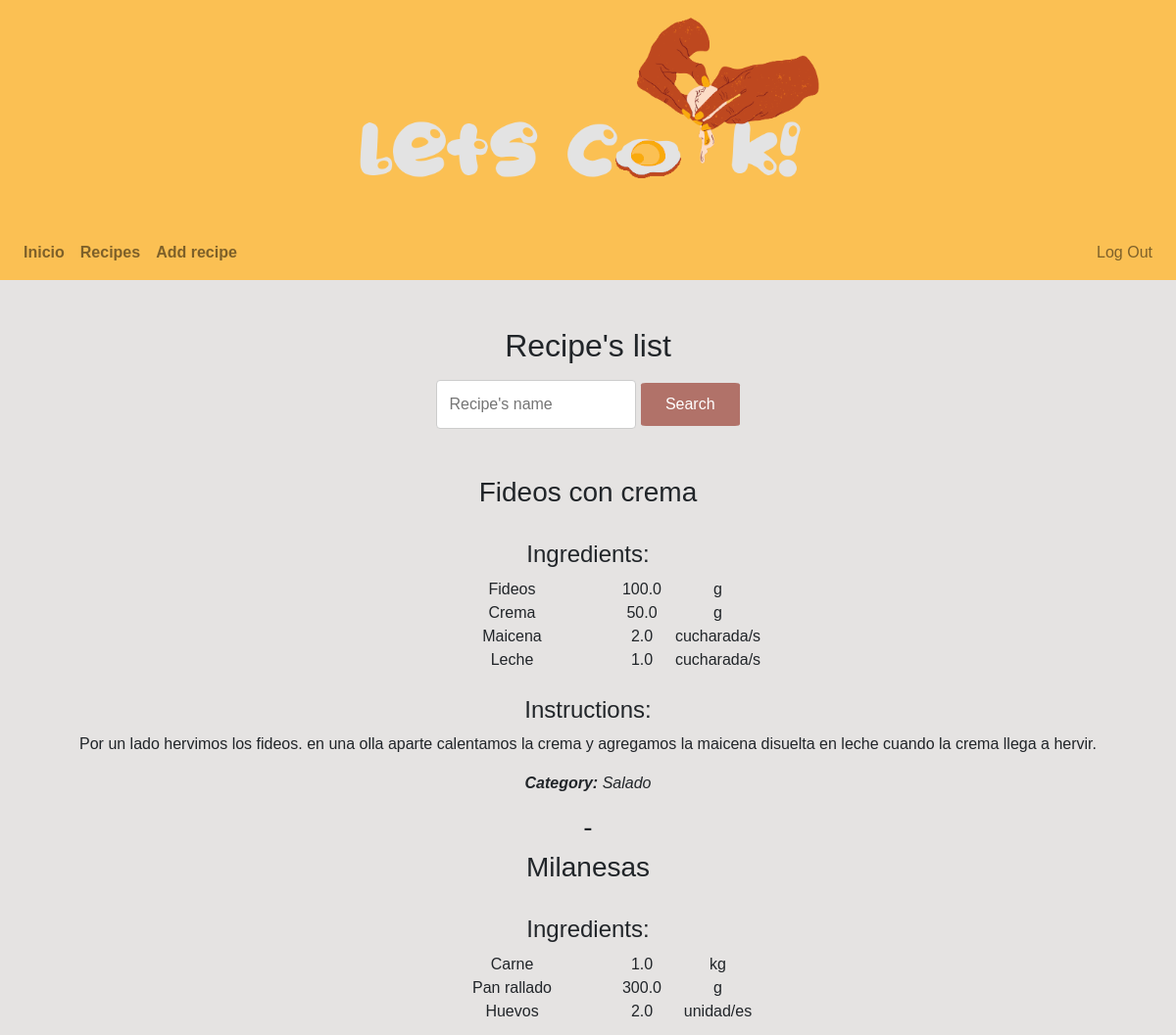
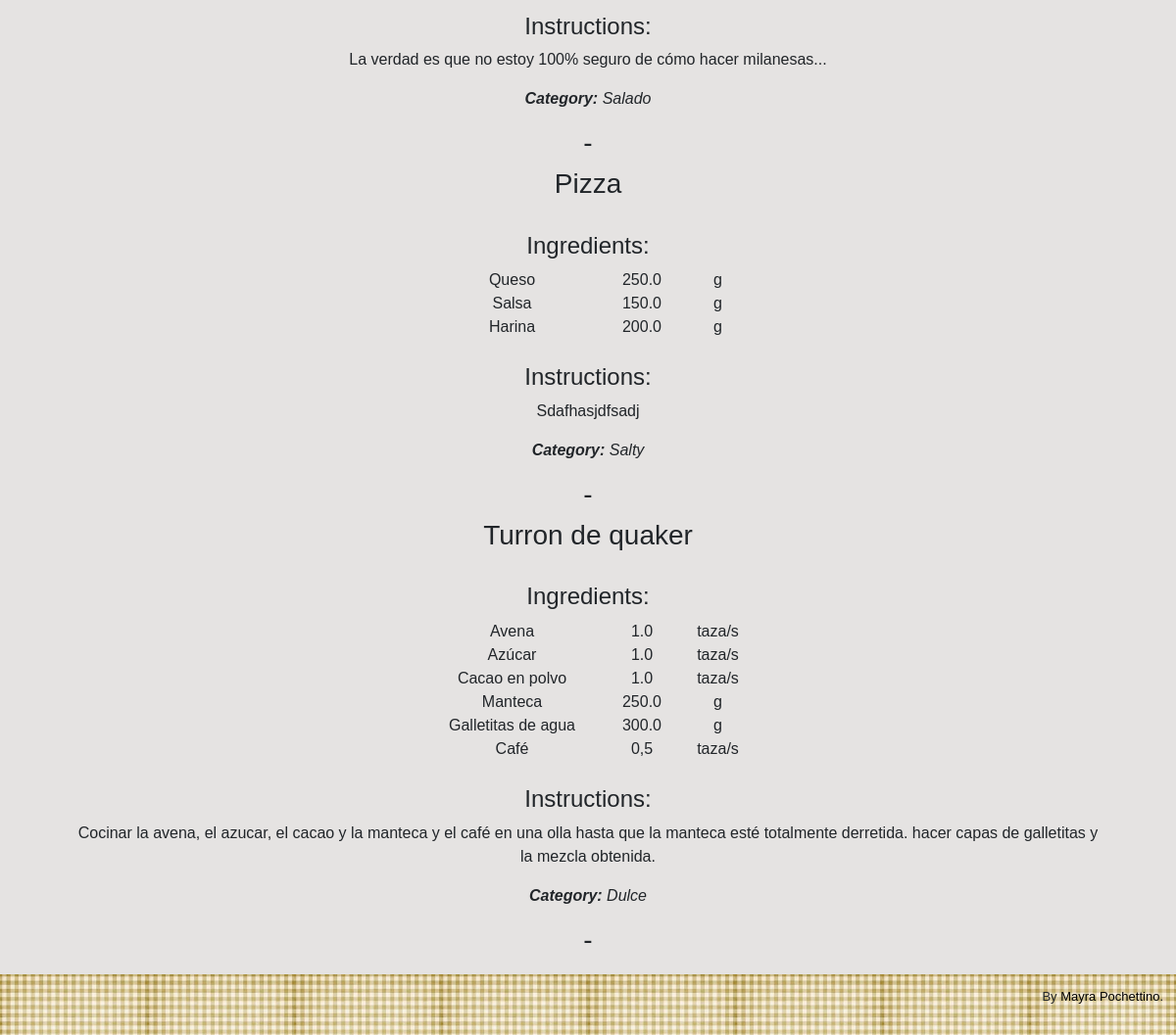
The app's page /recipeslist (signed in) with its own data (2 pictures, top to bottom).
### tables this page shows
CREATE TABLE recipes (id integer NOT NULL, name TEXT NOT NULL, category VARCHAR(10), instructions TEXT NOT NULL, PRIMARY KEY(id) );

CREATE TABLE ingredients (id integer NOT NULL, name TEXT NOT NULL, PRIMARY KEY(id) );

CREATE TABLE RecipeIngredients(recipe_id INTEGER NOT NULL, ingredient_id INTEGER NOT NULL, measure_id INTEGER, amount FLOAT NOT NULL, FOREIGN KEY(recipe_id) REFERENCES recipes(id), FOREIGN KEY(ingredient_id) REFERENCES ingredients(id), FOREIGN KEY(measure_id) REFERENCES measures(id) );

CREATE TABLE measures (id integer NOT NULL, name VARCHAR(15), PRIMARY KEY(id) );

### app.py (the view)
@app.route("/recipeslist", methods=["GET", "POST"])
@login_required
def recipeslist():
    if request.method == "POST":
        name=request.form.get("search").lower()
        print(name)
        data_recipe_ids = db.execute('SELECT id FROM recipes WHERE LOWER(name) LIKE (?) ', ["%"+name+"%"]).fetchall()
        recipe_ids = [id[0] for id in data_recipe_ids]
        print(recipe_ids)
        resultRecipes = []
        for i in recipe_ids:
            data_amounts=db.execute("SELECT amount FROM RecipeIngredients WHERE recipe_id=?", [i]).fetchall()
            amounts=[a[0] for a in data_amounts]
            data_ingredient_ids=db.execute("SELECT ingredient_id FROM RecipeIngredients WHERE recipe_id=?", [i]).fetchall()
            ingredient_ids=[i[0] for i in data_ingredient_ids]
            data_measure_ids=db.execute("SELECT measure_id FROM RecipeIngredients WHERE recipe_id=?", [i]).fetchall()
            measure_ids=[a[0] for a in data_measure_ids]
            ingredientRecipe=[]
            measureRecipe=[]
            for x, y in zip(ingredient_ids, measure_ids):
                adding=db.execute("SELECT name FROM ingredients WHERE id=?", [x]).fetchone()
                ingredientRecipe.append(adding)
                addmeasure=db.execute("SELECT name FROM measures WHERE id=?", [y]).fetchone()
                measureRecipe.append(addmeasure)
            name=db.execute("SELECT name FROM recipes WHERE id=?", [i]).fetchone()
            instructions=db.execute("SELECT instructions FROM recipes WHERE id=?", [i]).fetchone()
            category=db.execute("SELECT category FROM recipes WHERE id=?", [i]).fetchone()
            resultRecipe={
                "name": name,
                "ingredients": ingredientRecipe,
                "amounts": amounts,
                "measures": measureRecipe,
                "instructions": instructions,
                "category": category
                }
            resultRecipes.append(resultRecipe)
        return render_template("search.html", resultRecipes=resultRecipes)
    else:
        data_recipe_ids = db.execute('SELECT id FROM recipes ORDER BY UPPER(name)').fetchall()
        recipe_ids = [id[0] for id in data_recipe_ids]
        print(recipe_ids)
        resultRecipes = []
        for i in recipe_ids:
            data_amounts = db.execute('SELECT amount FROM RecipeIngredients WHERE recipe_id=?', [i])
            amounts = [a[0] for a in data_amounts]
            data_ingredient_ids = db.execute('SELECT ingredient_id FROM RecipeIngredients WHERE recipe_id=?', [i])
            ingredient_ids = [i[0] for i in data_ingredient_ids]
            data_measure_ids = db.execute('SELECT measure_id FROM RecipeIngredients WHERE recipe_id=?', [i])
            measure_ids = [m[0] for m in data_measure_ids]
            ingredientRecipe=[]
            measureRecipe=[]
            for x, y in zip(ingredient_ids, measure_ids):
                adding=db.execute("SELECT name FROM ingredients WHERE id=?", [x]).fetchone()
                ingredientRecipe.append(adding)
                addmeasure=db.execute("SELECT name FROM measures WHERE id=?", [y]).fetchone()
                measureRecipe.append(addmeasure)
            name=db.execute("SELECT name FROM recipes WHERE id=?", [i]).fetchone()
            instructions=db.execute("SELECT instructions FROM recipes WHERE id=?", [i]).fetchone()
            category=db.execute("SELECT category FROM recipes WHERE id=?", [i]).fetchone()
            resultRecipe={
                "name": name,
                "ingredients": ingredientRecipe,
                "amounts": amounts,
                "measures": measureRecipe,
                "instructions": instructions,
                "category": category
            }
            resultRecipes.append(resultRecipe)
        return render_template("recipeslist.html", resultRecipes=resultRecipes)

### app.py (called while the page is built)
@app.after_request
def after_request(response):
    response.headers["Cache-Control"] = "no-cache, no-store, must-revalidate"
    response.headers["Expires"] = 0
    response.headers["Pragma"] = "no-cache"
    return response

def login_required(f):
    @wraps(f)
    def decorated_function(*args, **kwargs):
        if session.get("user_id") is None:
            return redirect("/login")
        return f(*args, **kwargs)
    return decorated_function

### templates/recipeslist.html (shortened to what this page needs)
{% extends "layout.html" %}
{% block main %}
    <h2>Recipe's list</h2>
    <form action="/recipeslist" method="POST">
        <input type="text" name="search" placeholder="Recipe's name">
        <button class="" action="/recipeslist" name="search" value="Search" type="submit">Search</button>
    </form>
    <br>
    <br>
        {% for recipe in resultRecipes %}
        <h3>{{ recipe["name"][0] }}</h3>
        <br>
        <h4>Ingredients:</h4>
        <div class="divcenter">
            <table class="">
                <tbody>
                    <tr>
                        <td class="table-ingredients">
                        {% for i in recipe["ingredients"] %}
                        <li>{{ i[0] }}</li>
                        {% endfor %}
                        </td>
                        <td class="table-amounts">
                        {% for a in recipe["amounts"] %}
                        <li>{{ a }} </li>
                        {% endfor %}
                        </td>
                        <td class="table-measures">
                        {% for m in recipe["measures"] %}
                        <li>{{ m[0] }}</li>
                        {% endfor %}
                        </td>
                    </tr>
                </tbody>
            </table>
            <br>
            <h4>Instructions:</h4>
            <p>{{ recipe["instructions"][0] }}</p>
            <p><em><strong>Category:</strong> {{ recipe["category"][0] }}</em></p>
            <h3>-</h3>
        </div>
        {% endfor %}
{% endblock %}

### templates/layout.html (shortened to what this page needs)
<!DOCTYPE html>
<html lang="en">
    <head>
        <link rel="stylesheet" href="https://cdn.jsdelivr.net/npm/bootstrap@4.5.3/dist/css/bootstrap.min.css">
        <link href="/static/styles.css" rel="stylesheet">
    </head>
    <body>
        <div class="bg-yellow" id="nav">
            <p class="center"><img src="/static/imgs/1letscook_logo.png"/></p>
            <nav class="navbar navbar-expand-md navbar-light">
                <div class="collapse navbar-collapse" id="navbar">
                    {% if session.user_id %}
                        <ul class="navbar-nav mr-auto mt-2">
                            <li class="nav-item"><a class="nav-link" href="/"><strong>Inicio</strong></a></li>
                            <li class="nav-item"><a class="nav-link" href="/recipeslist"><strong>Recipes</strong></a></li>
                            <li class="nav-item"><a class="nav-link" href="/addrecipe"><strong>Add recipe</strong></a></li>
                        </ul>
                        <ul class="navbar-nav ml-auto mt-2">
                            <li class="nav-item"><a class="nav-link" href="/logout">Log Out</a></li>
                        </ul>
                    {% else %}
                        <ul class="navbar-nav ml-auto mt-2">
                            <li class="nav-item"><a class="nav-link" href="/register"><strong>Register</strong></a></li>
                            <li class="nav-item"><a class="nav-link" href="/login">Log In</a></li>
                        </ul>
                    {% endif %}
                </div>
            </nav>
        </div>
        <main class="container p-5">
            {% block main %}{% endblock %}
        </main>
        <br>
        <footer>
            <p>By <a href="https://linkedin.com/in/maypochettino">Mayra Pochettino</a>.</p>
        </footer>
    </body>
</html>

### static/styles.css (style rules this page uses)
html { position: relative; }
nav { background-color: rgba(251,192,83,255); }
.bg-yellow { background-color: rgba(251,192,83,255); }
main { overflow-x: auto; text-align: center; }
img { max-width: 80%; }
p.center { text-align: center; }
h2 { text-align: center; }
a { color: rgb(186,74,28); }
li { list-style: None; }
body { min-height: 100vh; background-color: rgb(229,227,226); font-family: Geneva, Tahoma, Verdana, sans-serif; }
footer { position: absolute; right: 0px; bottom: 0px; width: 100%; background: url("/static/imgs/fondocuadrille.jpg"); background-repeat: repeat; background-color: #000; text-align: right; padding: 1em; font-size: small; }
footer a { color: #000; }
button { background-color: rgb(177,114,105); border: none; color: white; padding: 10px 25px; text-align: center; text-decoration: none; display: inline-block; font-size: 16px; border-radius: 5%; transition-duration: 0.4s; }
input, select, textarea { padding: 12px; border: 1px solid #ccc; border-radius: 4px; outline: none; }
.divcenter { text-align: center; }
table { margin: auto; }
.table-ingredients { width: 200px; max-width: 60%; }
.table-amounts { text-align: center; width: 65px; max-width: 20%; }
.table-measures { text-align: center; width: 90px; max-width: 20%; }

### records on screen
recipes: name "Fideos con crema", instructions "Por un lado hervimos los fideos. en una olla aparte calentamos la crema y agregamos la maicena disuelta en leche cuando la crema llega a hervir.", category "Salado"
ingredients: name "Fideos"
ingredients: name "Crema"
ingredients: name "Maicena"
ingredients: name "Leche"
RecipeIngredients: amount "100.0"
RecipeIngredients: amount "50.0"
RecipeIngredients: amount "2.0"
RecipeIngredients: amount "1.0"
measures: name "g"
measures: name "cucharada/s"
recipes: name "Milanesas", instructions "La verdad es que no estoy 100% seguro de cómo hacer milanesas...", category "Salado"
ingredients: name "Carne"
ingredients: name "Pan rallado"
ingredients: name "Huevos"
RecipeIngredients: amount "1.0"
RecipeIngredients: amount "300.0"
RecipeIngredients: amount "2.0"
measures: name "kg"
measures: name "unidad/es"
recipes: name "Pizza", instructions "Sdafhasjdfsadj", category "Salty"
ingredients: name "Queso"
ingredients: name "Salsa"
ingredients: name "Harina"
RecipeIngredients: amount "250.0"
RecipeIngredients: amount "150.0"
RecipeIngredients: amount "200.0"
recipes: name "Turron de quaker", instructions "Cocinar la avena, el azucar, el cacao y la manteca y el café en una olla hasta que la manteca esté totalmente derretida. hacer capas de galletitas y la mezcla obtenida.", category "Dulce"
ingredients: name "Avena"
ingredients: name "Azúcar"
ingredients: name "Cacao en polvo"
ingredients: name "Manteca"
ingredients: name "Galletitas de agua"
ingredients: name "Café"
RecipeIngredients: amount "1.0"
RecipeIngredients: amount "1.0"
RecipeIngredients: amount "1.0"
RecipeIngredients: amount "250.0"
RecipeIngredients: amount "300.0"
RecipeIngredients: amount "0,5"
measures: name "taza/s"
